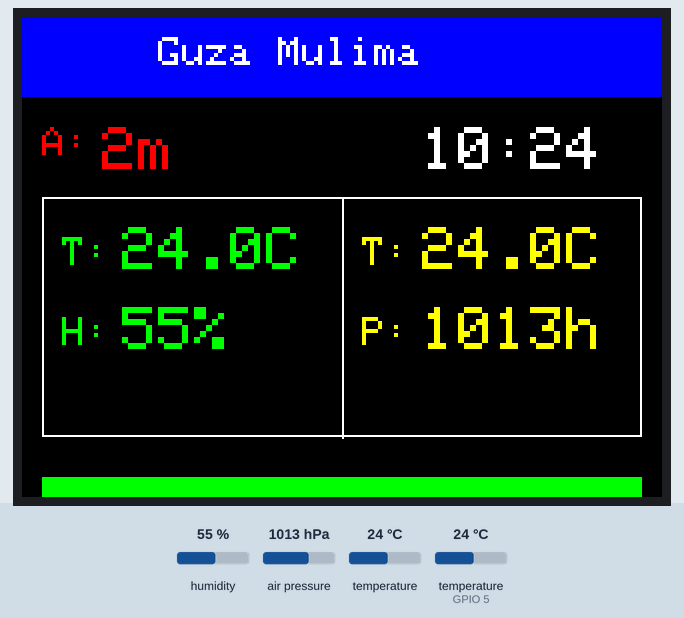
Simulated run of this sketch. Board: ESP32. Shown: 320×240 colour display. The test bench sets the inputs (shaded band); at power-on: humidity 55 %, air pressure 1013 hPa, temperature 24 °C, temperature (sensor on GPIO 5) 24 °C. The local clock reads 2024-03-15 10:24:30 at power-on unless the sketch sets it; storage starts empty.

Above: at 1.3 s.
1.4 s: humidity set to 22 %
At 6.7 s:
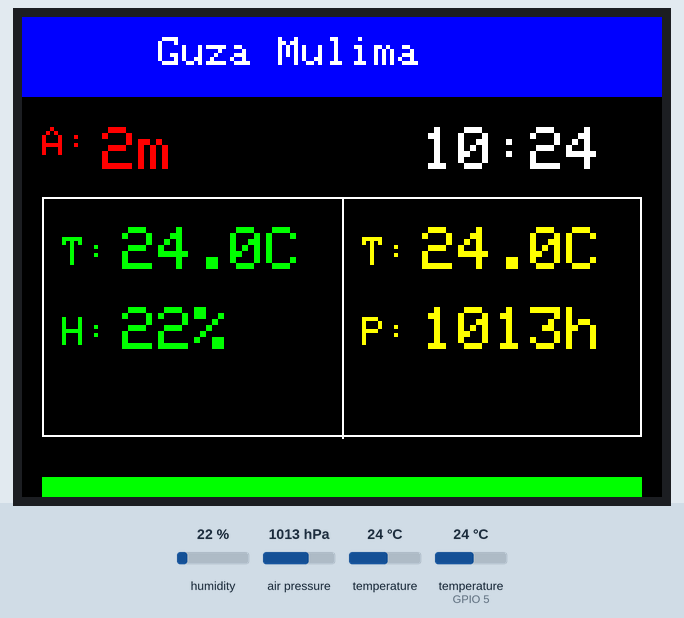
7.6 s: air pressure set to 952 hPa
At 11.6 s:
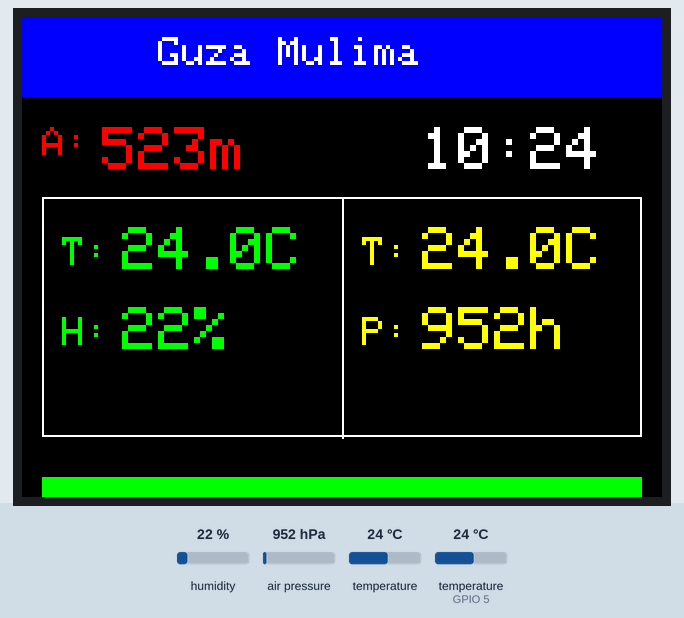
13.8 s: temperature (sensor 0) set to 12 °C
At 16.6 s:
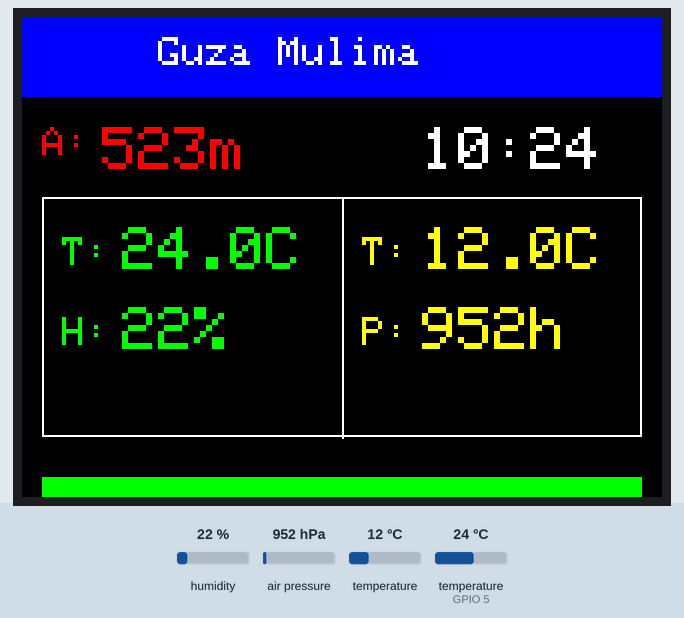
20.0 s: temperature (sensor on GPIO 5) set to 12 °C
At 21.6 s:
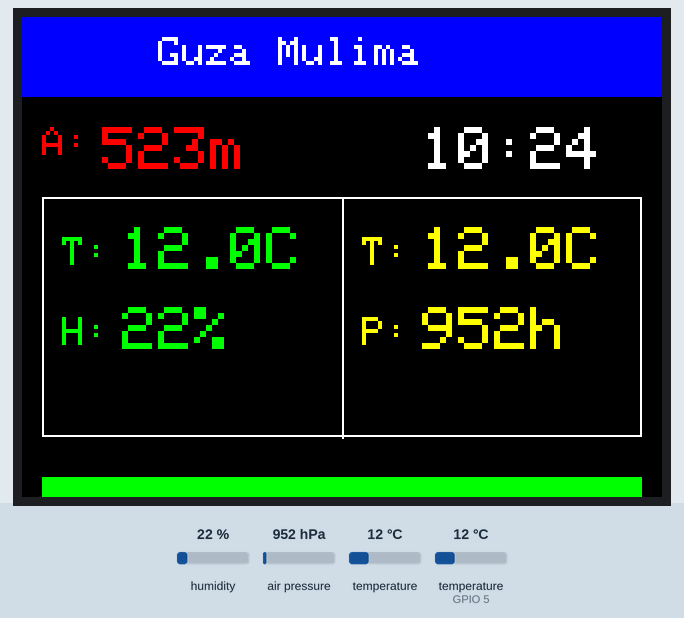
26.2 s: humidity set to 40 %
At 32.5 s:
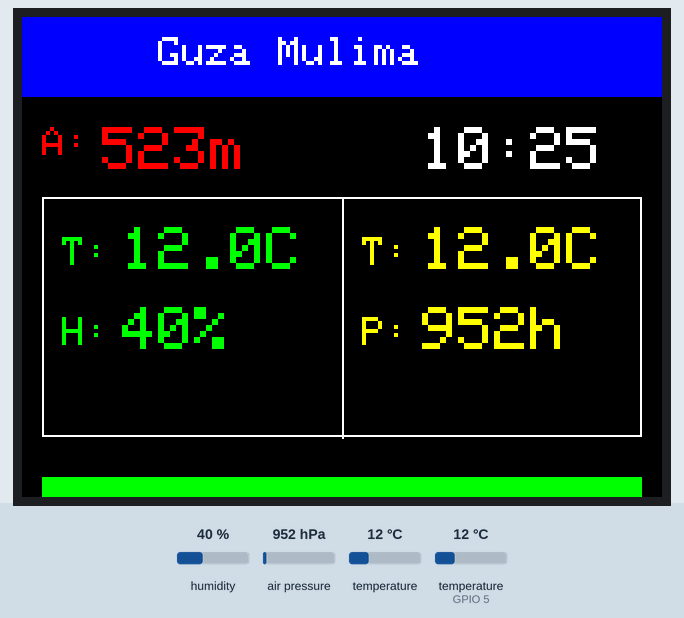
32.8 s: air pressure set to 975 hPa
At 37.7 s:
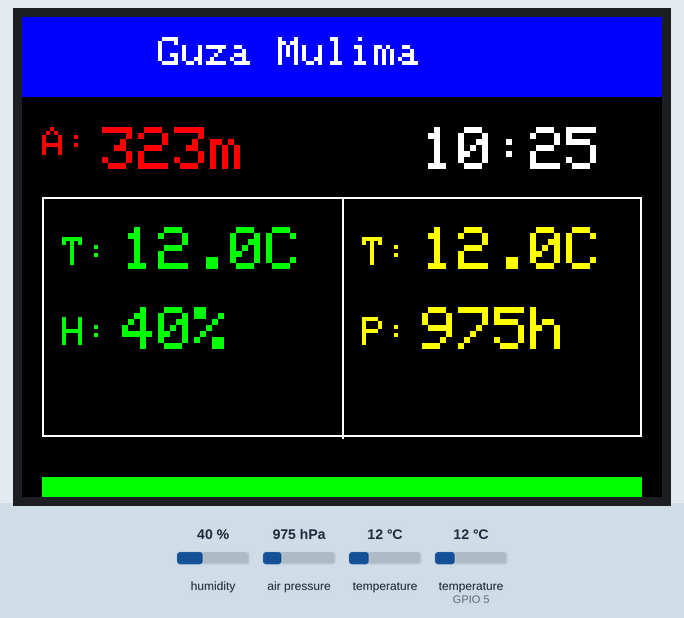
Timing chart, 0 to 39.2 s (numbered marks = the images above; inputs shaded):
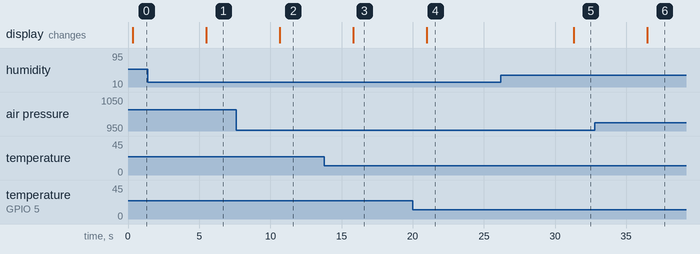

The sketch:

Guza.mulima.ino
```cpp
#include <M5Stack.h>
#include <SD.h>
#include <ArduinoJson.h>
#include <DHT.h>
#include <Adafruit_Sensor.h>
#include <Adafruit_BMP085_U.h>
#include <RTClib.h>

#define DHTPIN 5
#define DHTTYPE DHT11

DHT dht(DHTPIN, DHTTYPE);
Adafruit_BMP085_Unified bmp(18001);
RTC_DS3231 rtc;

const int SD_CS = 4;
String basePath = "/hiking_data/";

// Display layout
const int headerHeight = 40;
const int dataHeight = 200;
const int statusHeight = 20;

// Colors
const uint16_t titleColor = WHITE;
const uint16_t dhtColor = GREEN;
const uint16_t bmpColor = YELLOW;
const uint16_t successColor = GREEN;
const uint16_t errorColor = RED;

void setup() {
  M5.begin();
  Serial.begin(115200);

  // Initialize sensors
  dht.begin();
  if(!bmp.begin() || !rtc.begin()) {
    showFatalError("SENSOR FAIL");
  }

  // Initialize SD card
  if(!initSDCard()) {
    showFatalError("SD FAIL");
  }
}

bool initSDCard() {
  for(int i = 0; i < 5; i++) {
    if(SD.begin(SD_CS)) {
      File testFile = SD.open("/test.txt", FILE_WRITE);
      if(testFile) {
        testFile.println("TEST");
        testFile.close();
        SD.remove("/test.txt");
        return true;
      }
    }
    delay(300);
  }
  return false;
}

void loop() {
  // Read sensors
  float dht_temp = dht.readTemperature();
  float dht_humid = dht.readHumidity();

  sensors_event_t bmp_event;
  bmp.getEvent(&bmp_event);
  float altitude = bmp.pressureToAltitude(1013.25, bmp_event.pressure);
  float bmp_temp;
  bmp.getTemperature(&bmp_temp);

  DateTime now = rtc.now();

  // Update display
  updateDisplay(dht_temp, dht_humid, bmp_temp, bmp_event.pressure, altitude, now);

  // Save data
  bool saveSuccess = saveToSD(dht_temp, dht_humid, bmp_temp, bmp_event.pressure, altitude, now);
  showStatus(saveSuccess);

  delay(5000);
}
void updateDisplay(float dht_temp, float dht_humid, float bmp_temp, float pressure, float altitude, DateTime unused) {
  DateTime now = rtc.now();  // Fresh time reading

  M5.Lcd.fillScreen(BLACK);

  // Header bar with blue background
  M5.Lcd.fillRect(0, 0, 320, headerHeight, BLUE);
  M5.Lcd.setTextColor(WHITE);
  M5.Lcd.setTextSize(2);
  M5.Lcd.setCursor(20, 10);
  M5.Lcd.print("    Guza Mulima");

  // Altitude on top-left
  M5.Lcd.setTextColor(RED);
  M5.Lcd.setTextSize(2);
  M5.Lcd.setCursor(10, 55);
  M5.Lcd.print("A:");
  M5.Lcd.setTextSize(3);  // Larger value
  M5.Lcd.setCursor(40, 55);
  M5.Lcd.printf("%.0fm", altitude);

  // Time on top-right
  M5.Lcd.setTextColor(WHITE);
  M5.Lcd.setTextSize(3);
  M5.Lcd.setCursor(200, 55);
  M5.Lcd.printf("%02d:%02d", now.hour(), now.minute());

  // Boxes layout
  M5.Lcd.drawRect(10, 90, 300, 120, WHITE);   // Main box
  M5.Lcd.drawLine(160, 90, 160, 210, WHITE);  // Middle divider

  // Left column - DHT
  M5.Lcd.setTextColor(dhtColor);
  M5.Lcd.setTextSize(2);
  M5.Lcd.setCursor(20, 110);
  M5.Lcd.print("T:");
  M5.Lcd.setTextSize(3);
  M5.Lcd.setCursor(50, 105);
  M5.Lcd.printf("%.1fC", dht_temp);

  M5.Lcd.setTextSize(2);
  M5.Lcd.setCursor(20, 150);
  M5.Lcd.print("H:");
  M5.Lcd.setTextSize(3);
  M5.Lcd.setCursor(50, 145);
  M5.Lcd.printf("%.0f%%", dht_humid);

  // Right column - BMP
  M5.Lcd.setTextColor(bmpColor);
  M5.Lcd.setTextSize(2);
  M5.Lcd.setCursor(170, 110);
  M5.Lcd.print("T:");
  M5.Lcd.setTextSize(3);
  M5.Lcd.setCursor(200, 105);
  M5.Lcd.printf("%.1fC", bmp_temp);

  M5.Lcd.setTextSize(2);
  M5.Lcd.setCursor(170, 150);
  M5.Lcd.print("P:");
  M5.Lcd.setTextSize(3);
  M5.Lcd.setCursor(200, 145);
  M5.Lcd.printf("%.0fh", pressure);  // Remove 'Pa' to fit better
}


bool saveToSD(float dht_temp, float dht_humid, float bmp_temp, float pressure, float altitude, DateTime now) {
  String datePath = basePath + String(now.year()) + "/" + String(now.month()) + "/" + String(now.day()) + "/";
  String filename = datePath + "data.json";

  if(!createPath(datePath)) return false;

  File file = SD.open(filename, FILE_WRITE);
  if(!file) return false;

  StaticJsonDocument<256> doc;
  doc["timestamp"] = getTimestamp(now);
  doc["dht_temp"] = isnan(dht_temp) ? NULL : dht_temp;
  doc["dht_humid"] = isnan(dht_humid) ? NULL : dht_humid;
  doc["bmp_temp"] = bmp_temp;
  doc["pressure"] = pressure;
  doc["altitude"] = altitude;

  size_t bytesWritten = serializeJson(doc, file);
  file.println();
  file.close();

  return bytesWritten > 0;
}

bool createPath(String path) {
  String currentPath = "";
  int startIdx = 0;
  int endIdx = path.indexOf('/', startIdx);

  while(endIdx > 0) {
    currentPath = path.substring(0, endIdx);
    if(!SD.exists(currentPath)) {
      if(!SD.mkdir(currentPath)) return false;
    }
    startIdx = endIdx + 1;
    endIdx = path.indexOf('/', startIdx);
  }
  return true;
}

void showStatus(bool success) {
  // Show status line at bottom that was not displaying properly
  M5.Lcd.fillRect(10, 230, 300, 10, success ? successColor : errorColor);
}

void showFatalError(const char* message) {
  M5.Lcd.fillScreen(RED);
  M5.Lcd.setTextColor(WHITE);
  M5.Lcd.setTextSize(2);
  M5.Lcd.setCursor(80, 110);
  M5.Lcd.println(message);
  while(1);
}

String getTimestamp(DateTime now) {
  char timestamp[20];
  snprintf(timestamp, sizeof(timestamp), "%04d-%02d-%02dT%02d:%02d:%02d",
          now.year(), now.month(), now.day(),
          now.hour(), now.minute(), now.second());
  return String(timestamp);
}
```

Measured:
- after the input at 1.4 s, the display: changes after 4.1 s (image 1)
- after the input at 7.6 s, the display: changes after 3.1 s (image 2)
- after the input at 13.8 s, the display: changes after 2.0 s (image 3)
- after the input at 20.0 s, the display: changes after 0.99 s (image 4)
- after the input at 26.2 s, the display: changes after 5.1 s (image 5)
- after the input at 32.8 s, the display: changes after 3.7 s (image 6)
